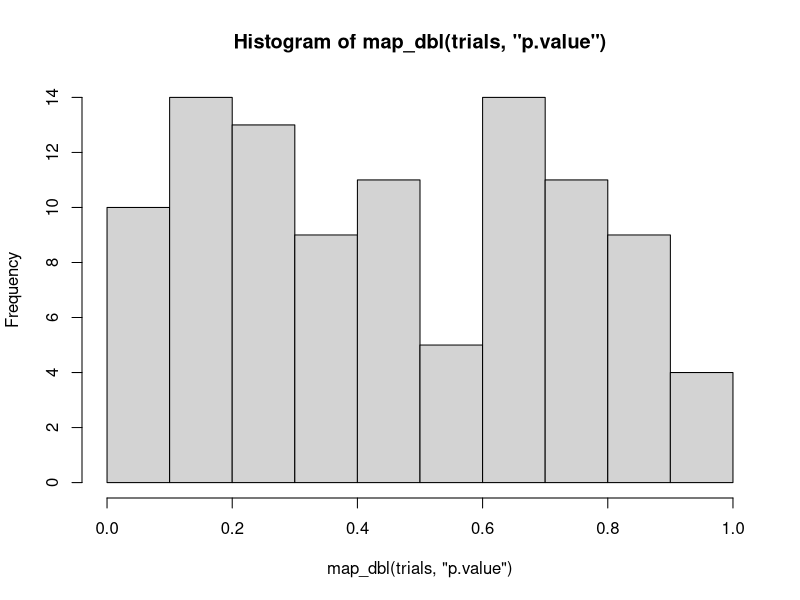

R code for this plot: (Note: this script raises an error after producing the figure.)
## ---- chunk 1
set.seed(1)
randomise <- function(f) {
    f(runif(1e3))
}

randomise(mean)

randomise(mean)

randomise(sum)
## ---- chunk 2
library(purrr)
triple <- function(x) {
    x * 3
}
map(1:3, triple)
## ---- chunk 3
simple_map <- function(x, f, ...) {
    out <- vector("list", length(x))
    for (i in seq_along(x)) {
        out[[i]] <- f(x[[i]], ...)
    }
    
    out
}

simple_map(1:3, triple)
## ---- chunk 4
map_chr(mtcars, typeof)
## ---- chunk 5
map_int(mtcars, ~ length(unique(.x)))
## ---- chunk 6
as_mapper(~ length(unique(.x)))
## ---- chunk 7
x <- map(1:3, ~ runif(2))
str(x)
## ---- chunk 8
map_dbl(list(c(1:10, NA), c(1:5, NA)), mean, na.rm = TRUE)
## ---- chunk 9
as_mapper(1L)
as_mapper("a")
as_mapper(list(1L, "x"))
## ---- chunk 10
map(1:3, ~ runif(2))
map(1:3, runif(2))
## ---- chunk 11
map_dbl(mtcars, sd, na.rm = TRUE)
## ---- chunk 12
map_dbl(iris[map_lgl(iris, is.numeric)], sd, na.rm = TRUE)
## ---- chunk 13
map_int(ggplot2::diamonds[map_lgl(ggplot2::diamonds, is.factor)], 
        ~ length(levels(.x)))
## ---- chunk 14
trials <- map(1:100, ~ t.test(rpois(10, 10), rpois(7, 10)))
hist(map_dbl(trials, "p.value"))
## ---- chunk 15
x <- list(
  list(1, c(3, 9)),
  list(c(3, 6), 7, c(4, 7, 6))
)

triple <- function(x) x * 3
map(x, map, .f = triple)
#> Error in .f(.x[[i]], ...): unused argument (map)
## ---- chunk 16
map(x, ~ map(.x, triple))
## ---- chunk 17
map(x, function(x) {
    map(x, triple)
})
## ---- chunk 18
formulas <- list(
  mpg ~ disp,
  mpg ~ I(1 / disp),
  mpg ~ disp + wt,
  mpg ~ I(1 / disp) + wt
)

map(formulas, ~ lm(formula = .x, data = mtcars))
## ---- chunk 19
bootstrap <- function(df) {
  df[sample(nrow(df), replace = TRUE), , drop = FALSE]
}

bootstraps <- map(1:10, ~ bootstrap(mtcars))
bootstraps %>% 
    map(~ lm(mpg ~ disp, data = .x)) %>% 
    map(summary) %>% 
    map_dbl("r.squared")
## ---- chunk 20
modify(mtcars, ~ .x * 2) %>% 
    head()
## ---- chunk 21
xs <- map(1:8, ~ runif(10))
xs[[1]][[1]] <- NA
ws <- map(1:8, ~ rpois(10, 5) + 1)
## ---- chunk 22
map2_dbl(xs, ws, weighted.mean, na.rm = TRUE)
## ---- chunk 23
welcome <- function(x) {
    cat("Welcome ", x, "!\n", sep = "")
}

names <- c("Hamed", "Sarah")

# map() returns a list of the values returned as well as 'doing' the function
map(names, welcome)

# walk() is what we want
walk(names, welcome)
## ---- chunk 24
temp <- tempfile()
dir.create(temp)

cyls <- split(mtcars, mtcars$cyl)
paths <- file.path(temp, paste0("cyl-", names(cyls), ".csv"))
walk2(cyls, paths, write.csv)

dir(temp)
## ---- chunk 25
imap_chr(iris, ~ paste0("The first value of ", .y, " is ", .x[[1]]))
## ---- chunk 26
trims <- c(0, 0.1, 0.2, 0.5)
x <- rcauchy(1000)

pmap_dbl(list(trim = trims), mean, x = x)
## ---- chunk 27
params <- tibble::tribble(
  ~ n, ~ min, ~ max,
   1L,     0,     1,
   2L,    10,   100,
   3L,   100,  1000
)

pmap(params, runif)
## ---- chunk 28
modify(mtcars, 1)
## ---- chunk 29
mtcars[1, ]
## ---- chunk 30
cyls <- split(mtcars, mtcars$cyl)
paths <- file.path(temp, paste0("cyl-", names(cyls), ".csv"))
walk2(cyls, paths, write.csv)
## ---- chunk 31
iwalk(cyls, ~ write.csv(.x, 
                        file.path(temp, paste0("cyl-", .y, ".csv"))))
## ---- chunk 32
trans <- list(
  disp = function(x) x * 0.0163871,
  am = function(x) factor(x, labels = c("auto", "manual"))
)

nm <- names(trans)
mtcars[nm] <- map2(trans, mtcars[nm], function(f, var) f(var))
## ---- chunk 33
vars <- c("disp", "am")
mtcars[vars] <- map(vars, ~ trans[[.x]](mtcars[[.x]]))
## ---- chunk 34
tmp <- write.csv(mtcars, file.path(temp, "mtcars.csv"))
tmp
## ---- chunk 35
map2(list(mtcars), file.path(temp, "mtcars.csv"), write.csv)
## ---- chunk 36
l <- map(1:4, ~ sample(1:10, 15, replace = T))

# First by using intersect() repeatedly
l[[1]] %>% 
    intersect(l[[2]]) %>% 
    intersect(l[[3]]) %>% 
    intersect(l[[4]])

# Then using reduce
reduce(l, intersect)
## ---- chunk 37
reduce(l, union)
## ---- chunk 38
accumulate(l, intersect)
## ---- chunk 39
detect_index(iris, is.factor)
detect(head(iris), is.factor)
## ---- chunk 40
map_if(head(iris), is.numeric, ~ mean(.x, na.rm = TRUE))
## ---- chunk 41
is.na(c(1:5, NA))
## ---- chunk 42
anyNA(c(1:5, NA))
## ---- chunk 43
simple_reduce <- function(x, f) {
  out <- x[[1]]
  for (i in seq(2, length(x))) {
    out <- f(out, x[[i]])
  }
  out
}
simple_reduce(character(0), paste)
simple_reduce("a", paste)
## ---- chunk 44
simple_reduce2 <- function(x, f, default) {
    if (length(x) == 1L) {
        return(x)
    } else if (length(x) == 0L) {
        return(default)
    }
    out <- x[[1]]
    for (i in seq(2, length(x))) {
        out <- f(out, x[[i]])
    }
    out
}
simple_reduce2(character(0), paste)
simple_reduce2(character(0), paste, "b")
simple_reduce2("a", paste)
## ---- chunk 45
span <- function(x, f) {
    if (!(some(x, f))) {
        return(integer())
    }
    runs <- rle(unname(map_lgl(x, f)))
    longest <- max(runs$lengths[runs$values])
    longest_index <- detect_index(runs$lengths, ~ .x == longest)
    return(sum(runs$lengths[seq_len(longest_index)]) - longest + 1)
}

span(ggplot2::diamonds, is.numeric)
span(iris, is.factor)
span(iris, is.character)
## ---- chunk 46
arg_max <- function(x, f, na.rm = TRUE) {
    results <- f(x)
    return(x[results == max(results, na.rm = na.rm)])
}
arg_max(-10:5, function(x) x ^ 2)
arg_max(-5:5, function(x) x ^ 2)
## ---- chunk 47
arg_min <- function(x, f, na.rm = TRUE) {
    results <- f(x)
    return(x[results == min(results, na.rm = na.rm)])
}
arg_min(-10:5, function(x) x ^ 2)
arg_min(-5:5, function(x) x ^ 2)
## ---- chunk 48
scale01 <- function(x) {
    rng <- range(x, na.rm = TRUE)
    (x - rng[1]) / (rng[2] - rng[1])
}

# apply to every column of a data frame
modify(ggplot2::diamonds, scale01)

# apply to numeric cols only
modify_if(ggplot2::diamonds, is.numeric, scale01)
